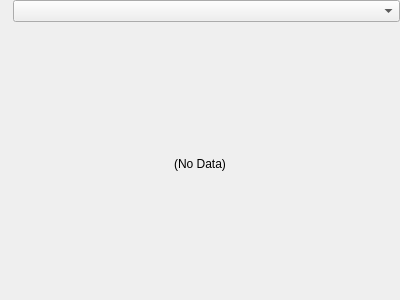
<?xml version="1.0" encoding="UTF-8"?>
<ui version="4.0">
 <class>StackedWidgetWithComboBox</class>
 <widget class="QFrame" name="StackedWidgetWithComboBox">
  <property name="geometry">
   <rect>
    <x>0</x>
    <y>0</y>
    <width>400</width>
    <height>300</height>
   </rect>
  </property>
  <property name="windowTitle">
   <string>Form</string>
  </property>
  <property name="frameShape">
   <enum>QFrame::NoFrame</enum>
  </property>
  <property name="frameShadow">
   <enum>QFrame::Plain</enum>
  </property>
  <layout class="QVBoxLayout" name="verticalLayout">
   <property name="leftMargin">
    <number>0</number>
   </property>
   <property name="topMargin">
    <number>0</number>
   </property>
   <property name="rightMargin">
    <number>0</number>
   </property>
   <property name="bottomMargin">
    <number>0</number>
   </property>
   <item>
    <layout class="QHBoxLayout" name="horizontalLayout">
     <item>
      <widget class="QLabel" name="label">
       <property name="text">
        <string/>
       </property>
      </widget>
     </item>
     <item>
      <widget class="QComboBox" name="comboBox">
       <property name="sizePolicy">
        <sizepolicy hsizetype="Expanding" vsizetype="Fixed">
         <horstretch>0</horstretch>
         <verstretch>0</verstretch>
        </sizepolicy>
       </property>
      </widget>
     </item>
    </layout>
   </item>
   <item>
    <widget class="QStackedWidget" name="stackedWidget">
     <property name="sizePolicy">
      <sizepolicy hsizetype="Expanding" vsizetype="Expanding">
       <horstretch>0</horstretch>
       <verstretch>0</verstretch>
      </sizepolicy>
     </property>
     <widget class="QWidget" name="placeholder">
      <layout class="QVBoxLayout" name="verticalLayout_2">
       <item>
        <widget class="QLabel" name="placeholderLabel">
         <property name="sizePolicy">
          <sizepolicy hsizetype="Expanding" vsizetype="Expanding">
           <horstretch>0</horstretch>
           <verstretch>0</verstretch>
          </sizepolicy>
         </property>
         <property name="text">
          <string>(No Data)</string>
         </property>
         <property name="alignment">
          <set>Qt::AlignCenter</set>
         </property>
        </widget>
       </item>
      </layout>
     </widget>
    </widget>
   </item>
  </layout>
 </widget>
 <resources/>
 <connections/>
</ui>
